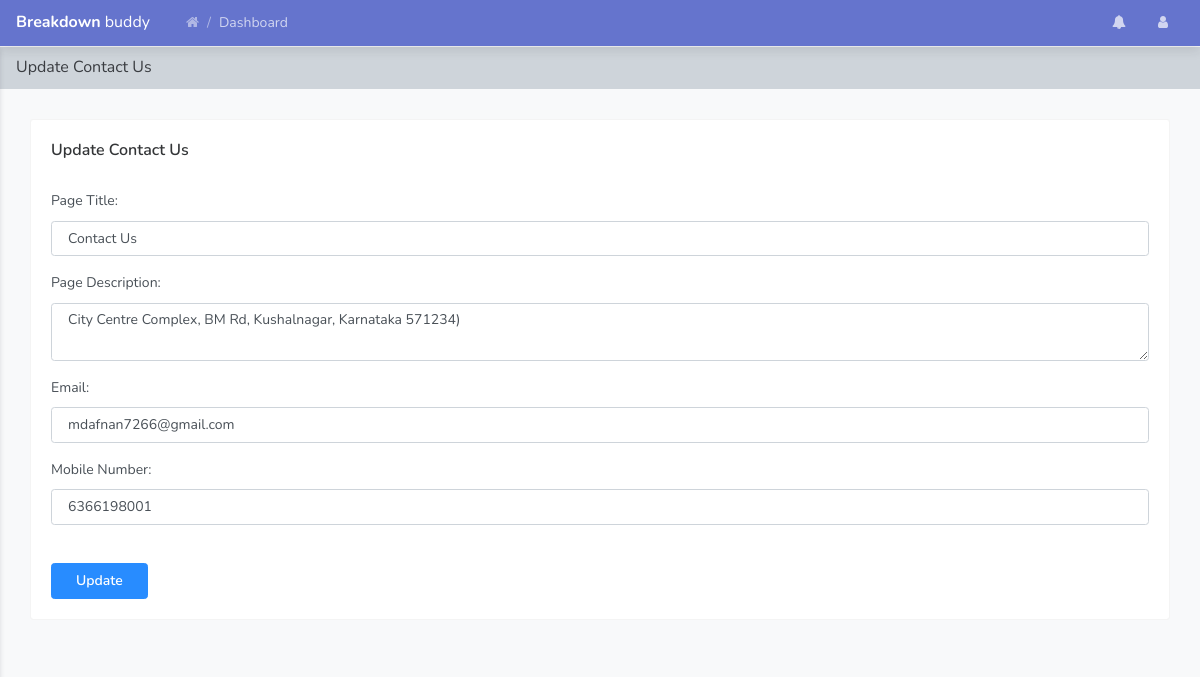
/vehicleassitancems/admin/contactus.php (signed in), run on the app's committed database.
### tables this page shows
CREATE TABLE `tblpage` (
  `ID` int(10) NOT NULL,
  `PageType` varchar(200) DEFAULT NULL,
  `PageTitle` mediumtext DEFAULT NULL,
  `PageDescription` mediumtext DEFAULT NULL,
  `Email` varchar(200) DEFAULT NULL,
  `MobileNumber` bigint(10) DEFAULT NULL,
  `UpdationDate` date DEFAULT NULL,
  `Timing` varchar(200) NOT NULL
);

### vehicleassitancems/admin/contactus.php (the view, shortened to what this page needs)
<?php
include('includes/dbconnection.php');
if (strlen($_SESSION['vamsaid']==0)) {
  header('location:logout.php');
  } else{
?>
<!doctype html>
<html lang="en">
<head>
<link rel="stylesheet" href="../assets/vendor/themify-icons/themify-icons.css">
<link rel="stylesheet" href="../assets/vendor/fontawesome/css/font-awesome.min.css">
<link rel="stylesheet" href="../assets/vendor/bootstrap-multiselect/bootstrap-multiselect.css">
<link rel="stylesheet" href="../assets/vendor/parsleyjs/css/parsley.css">
<link rel="stylesheet" href="../assets/css/main.css" type="text/css">
</head>
<body class="theme-indigo">
    <?php include_once('includes/header.php');?>
    <div class="main_content" id="main-content">
        <div class="page">
            <nav class="navbar navbar-expand-lg navbar-light bg-light">
                <a class="navbar-brand" href="javascript:void(0);">Update Contact Us</a>
            </nav>
            <div class="container-fluid">
                <div class="row clearfix">
                    <div class="col-md-12">
                        <div class="card">
                            <div class="header">
                                <h2>Update Contact Us</h2>
                            </div>
                            <div class="body">
                                <form id="" method="post" novalidate>
                                    <?php
$sql="SELECT * from  tblpage where PageType='contactus'";
$query = $dbh -> prepare($sql);
$query->execute();
$results=$query->fetchAll(PDO::FETCH_OBJ);
$cnt=1;
if($query->rowCount() > 0)
{
foreach($results as $row)
{               ?>
                                    <div class="form-group">
                                        <label>Page Title:</label>
                                       <input type="text" name="pagetitle" value="<?php  echo $row->PageTitle;?>" class="form-control" required='true'>
                                    </div>
                                    <div class="form-group">
                                        <label>Page Description:</label>
                                        <textarea type="text" name="pagedes" class="form-control" required='true'><?php  echo $row->PageDescription;?></textarea>
                                    </div>
                                    <div class="form-group">
                                        <label>Email:</label>
                                        <input type="text" name="email" id="email" required="true" value="<?php  echo $row->Email;?>" class="form-control">
                                    </div>
                                     <div class="form-group">
                                        <label>Mobile Number:</label>
                                       <input type="text" name="mobnum" id="mobnum" required="true" value="<?php  echo $row->MobileNumber;?>" class="form-control" maxlength="10" pattern="[0-9]+">
                                    </div>
                                     <?php $cnt=$cnt+1;}} ?>
                                    <br>
                                    <button type="submit" class="btn btn-primary" name="submit">Update</button>
                                </form>
                            </div>
                        </div>
                    </div>
                </div>
            </div>
        </div>
    </div>
</body>
</html><?php }  ?>

### data on the page
tblpage: pagetitle "Contact Us", pagedes "City Centre Complex, BM Rd, Kushalnagar, Karnataka 571234)", email "mdafnan7266@gmail.com", mobnum "6366198001"
